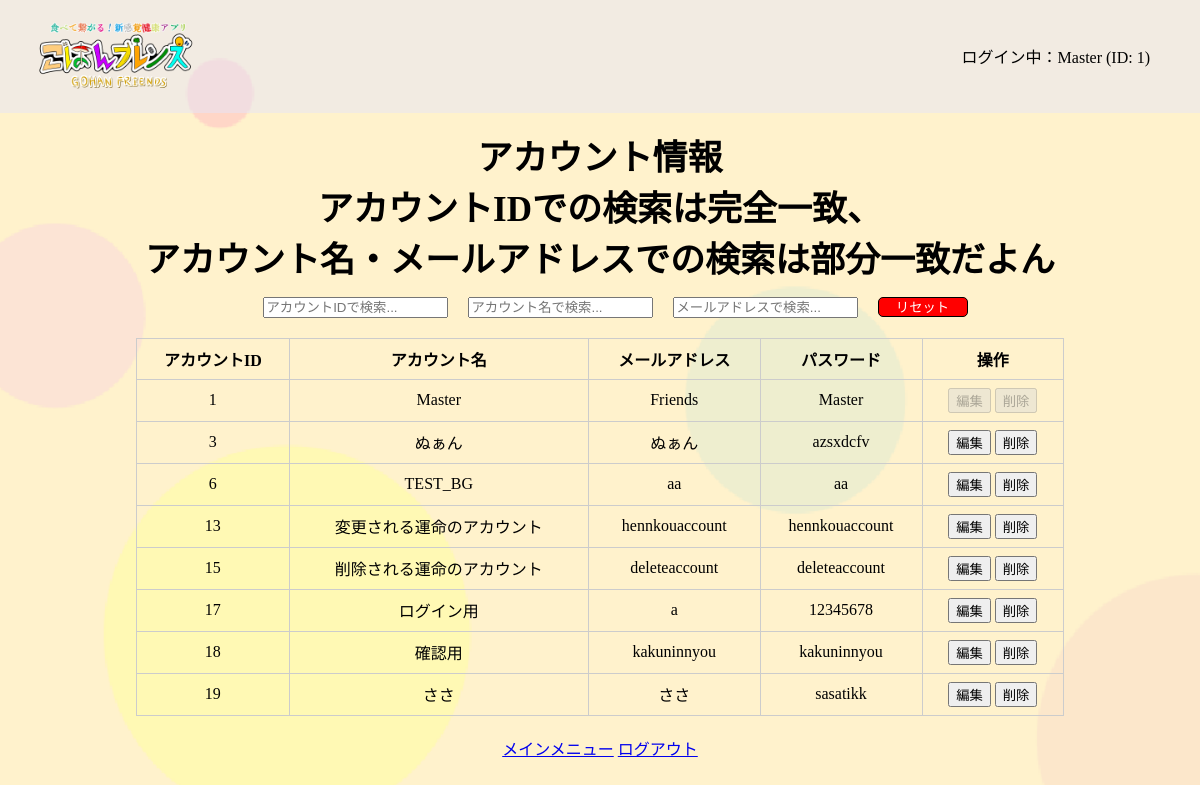
Page /master/account_look (signed in) on the committed database.
### tables this page shows
CREATE TABLE ACCOUNT (
                        ACCOUNT_ID INTEGER PRIMARY KEY AUTOINCREMENT,
                        ACCOUNT_NAME TEXT NOT NULL,
                        MAIL TEXT NOT NULL,
                        PASS TEXT NOT NULL
                    );

### app.py (the view)
@app.route('/master/account_look')
def account_look():
    if 'account_name' in session:
        conn = get_db()
        cur = conn.cursor()
        cur.execute("SELECT ACCOUNT_ID, ACCOUNT_NAME, MAIL, PASS FROM ACCOUNT")
        accounts = cur.fetchall()
        cur.close()
        conn.close()
        return render_template('master/account_look.html', accounts=accounts)

### app.py (called while the page is built)
def get_db():
    conn = sqlite3.connect(DATABASE)
    return conn

@app.context_processor
def inject_account_info():
    return {
        'account_name': session.get('account_name'),
        'account_id': session.get('account_id')
    }

### templates/master/account_look.html (shortened to what this page needs)
{% extends 'base.html' %}
{% block content %}
<div class="main-contents">
    <p class="main-text">アカウント情報<br>アカウントIDでの検索は完全一致、<br>アカウント名・メールアドレスでの検索は部分一致だよん</p>
    <div style="display: flex; justify-content: center; align-items: center; margin-bottom: 20px;">
        <input type="text" id="searchAccountId" placeholder="アカウントIDで検索..." oninput="searchAccounts()">
        <input type="text" id="searchAccountName" placeholder="アカウント名で検索..." oninput="searchAccounts()">
        <input type="text" id="searchEmail" placeholder="メールアドレスで検索..." oninput="searchAccounts()">
        <button id="resetButton" type="button" onclick="resetSearch()" class="reset-button">リセット</button>
    </div>
    <div class="table-container">
        <table>
            <tr>
                <th>アカウントID</th>
                <th>アカウント名</th>
                <th>メールアドレス</th>
                <th>パスワード</th>
                <th>操作</th>
            </tr>
            {% for account in accounts %}
            <tr>
                <td>{{ account[0] }}</td>
                <td data-original="{{ account[1] }}">{{ account[1] }}</td>
                <td data-original="{{ account[2] }}">{{ account[2] }}</td>
                <td data-original="{{ account[3] }}">{{ account[3] }}</td>
                <td>
                    {% if account[0] == 1 %}
                    <button class="edit-button" type="button" disabled>編集</button>
                    <button class="delete-button" type="button" disabled>削除</button>
                    {% else %}
                    <button class="edit-button" type="button"
                        onclick="editRow(this.parentElement.parentElement)">編集</button>
                    <button class="delete-button" type="button"
                        onclick="showDeleteConfirmation(this.parentElement.parentElement)">削除</button>
                    {% endif %}
                </td>
            </tr>
            {% endfor %}
        </table>
    </div>
    <div class="text-center">
        <a href="{{ url_for('mainmenu') }}">メインメニュー</a>
        <a href="{{ url_for('logout') }}">ログアウト</a>
    </div>
</div>
{% endblock %}

### templates/base.html (shortened to what this page needs)
<!DOCTYPE html>
<html lang="ja">
<head>
    <link rel="stylesheet" href="../../static/css/style.css">
</head>
<body background="{{ url_for('static', filename='img/background.png') }}" class="kabegami">
    <header class="clearfix">
        <img src="{{ url_for('static', filename='img/title.png') }}" class="header-logo">
    </header>
    <main>
        <div class="container">
            {% if account_name and account_id %}
                <p>ログイン中：{{ account_name }} (ID: {{ account_id }})</p>
            {% endif %}
        </div>
        {% block content %}{% endblock %}
    </main>
</body>
</html>

### static/css/style.css (style rules this page uses)
html, body { margin: 0; padding: 0; box-sizing: border-box; height: 100%; }
.kabegami { background-size: cover; }
header { display: flex; align-items: center; background-color: rgb(230,230,250,0.5); }
.header-logo { width: 200px; margin-left: 20px; margin-right: 20px; }
.clearfix::after { content: ""; clear: both; display: table; }
.container { display: flex; justify-content: right; align-items: center; height: 100%; padding-right: 10px; margin-top: -85px; margin-right:40px; }
.main-contents { padding-top: 70px; }
.reset-button { height:20px; width:90px; margin-left:20px; background-color:red; color:white; border-radius:5px; border: 1px solid black; line-height: 5px; text-align: center; }
.main-text { text-align: center; margin-top: -25px; margin-bottom: 15px; font-size: 35px; font-weight: bold; }
input { margin-left: 30px; }
.table-container { display: flex; justify-content: center; margin: 20px; }
table { border-collapse: collapse; width: 80%; }
th, td { border: 1px solid #ccc; padding: 8px; text-align: center; }
#searchAccountName { margin-left:20px; }
#searchEmail { margin-left:20px; }
.text-center { text-align:center; }

### rows in the picture
ACCOUNT: ACCOUNT_ID "1", ACCOUNT_NAME "Master", MAIL "Friends", PASS "Master", shows "編集"
ACCOUNT: ACCOUNT_ID "3", ACCOUNT_NAME "ぬぁん", MAIL "ぬぁん", PASS "azsxdcfv", shows "編集"
ACCOUNT: ACCOUNT_ID "6", ACCOUNT_NAME "TEST_BG", MAIL "aa", PASS "aa", shows "編集"
ACCOUNT: ACCOUNT_ID "13", ACCOUNT_NAME "変更される運命のアカウント", MAIL "hennkouaccount", PASS "hennkouaccount", shows "編集"
ACCOUNT: ACCOUNT_ID "15", ACCOUNT_NAME "削除される運命のアカウント", MAIL "deleteaccount", PASS "deleteaccount", shows "編集"
ACCOUNT: ACCOUNT_ID "17", ACCOUNT_NAME "ログイン用", MAIL "a", PASS "12345678", shows "編集"
ACCOUNT: ACCOUNT_ID "18", ACCOUNT_NAME "確認用", MAIL "kakuninnyou", PASS "kakuninnyou", shows "編集"
ACCOUNT: ACCOUNT_ID "19", ACCOUNT_NAME "ささ", MAIL "ささ", PASS "sasatikk", shows "編集"

### other values in the picture
{{ account_name }} "Master"
{{ account_id }} "1"
